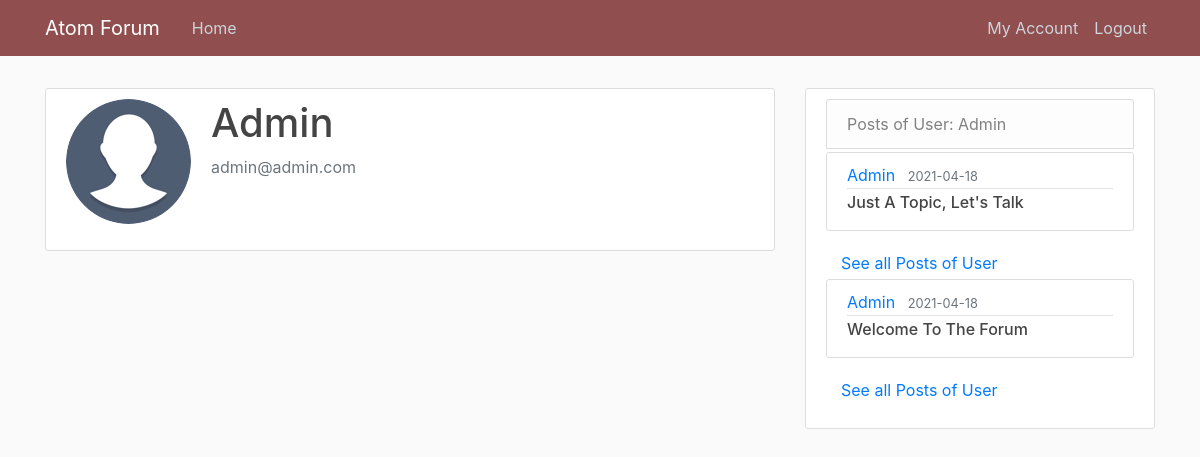
/account/1 (signed in), run on the app's committed database.
### app/models.py (models this page shows, shortened)
class User(db.Model, UserMixin):
    id = db.Column(db.Integer, primary_key=True)
    username = db.Column(db.String(20), unique=True, nullable=False)
    email = db.Column(db.String(120), unique=True, nullable=False)
    password = db.Column(db.String(120), nullable=False)
    image_file = db.Column(db.String(20), nullable=False, default='default.jpg')
    posts=  db.relationship('Post', backref='author', lazy=True)
    comments=  db.relationship('Comment', backref='authorCom', lazy=True)
    def __repr__(self):
        return f'User({self.id}, {self.username}, {self.email}, {self.image_file})'

class Post(db.Model):
    id = db.Column(db.Integer, primary_key=True)
    title = db.Column(db.String(100), nullable=False)
    date_posted = db.Column(db.DateTime, nullable=False, default=datetime.utcnow)
    content = db.Column(db.Text, nullable=False)
    user_id = db.Column(db.Integer, db.ForeignKey('user.id'), nullable=False)
    comments=  db.relationship('Comment', backref='thread', lazy=True)
    category_id = db.Column(db.Integer, db.ForeignKey('category.id'), nullable=False)

### app/users/routes.py (the view)
@users.route("/account/<int:userid>", methods=['GET', 'POST'])
@login_required
def account_user(userid):
    user = User.query.get_or_404(userid)   # Get the User
    print(user)
    if current_user == user:
        return redirect(url_for('users.account'))
    latestPosts = Post.query.filter_by(author=user).order_by(Post.date_posted.desc()).limit(6).all()
    image_file = url_for('static', filename='profile_pics/' + user.image_file)
    return render_template('account.html', title='Account', image_file=image_file, user=user,latestPosts=latestPosts)

### app/models.py (called while the page is built)
@login_manager.user_loader
def load_user(user_id):
    return User.query.get(int(user_id))

### app/templates/account.html (shortened to what this page needs)
{% extends "layout.html" %}
{% block content %}
    <div class="content-section">
      <div class="media">
        <img class="rounded-circle account-img" src="{{ image_file }}">
        <div class="media-body">
          <h2 class="account-heading">{{ user.username }}</h2>
          <p class="text-secondary">{{ user.email }}</p>
        </div>
      </div>
    </div>
{% endblock content %}
{% block sidebar %}
  <div class="content-section">
      <ul class="list-group">
        <li class="list-group-item list-group-item-light">Posts of User: {{user.username}}</li>
        {% for post in latestPosts %}
          <article class="media content-section mt-1">
            <div class="media-body">
              <div class="article-metadata">
                <a class="mr-2" href="{{ url_for('users.account_user', userid=post.author.id) }}">{{ post.author.username }}</a>
                <small class="text-muted">{{ post.date_posted.strftime('%Y-%m-%d') }}</small>
              </div>
              <h6><a class="article-title" href="{{ url_for('posts.post', post_id=post.id) }}">{{ post.title }}</a></hr6>
            </div>
          </article>
          <div class='col-12'>
            <a class="" href="{{ url_for('users.user_posts', username=post.author.username) }}">See all Posts of User</a>
          </div>
        {% endfor %}
      </ul>
  </div>
{% endblock sidebar %}

### app/static/style/main.css (style rules this page uses)
body { background: #fafafa; color: #333333; margin-top: 5rem; }
h1, h2, h3, h4, h5, h6 { color: #444444; }
.content-section { background: #ffffff; padding: 10px 20px; border: 1px solid #dddddd; border-radius: 3px; margin-bottom: 20px; }
.article-title { color: #444444; }
.article-metadata { padding-bottom: 1px; margin-bottom: 4px; border-bottom: 1px solid #e3e3e3 }
.account-img { height: 125px; width: 125px; margin-right: 20px; margin-bottom: 16px; }
.account-heading { font-size: 2.5rem; }
ul { list-style-type: none; margin: 0; padding: 0; overflow: hidden; }
li { float: left; }

### data on the page
User: username "Admin", email "admin@admin.com"
Post: author.username "Admin", date_posted "2021-04-18", title "Just A Topic, Let's Talk"
Post: author.username "Admin", date_posted "2021-04-18", title "Welcome To The Forum"
